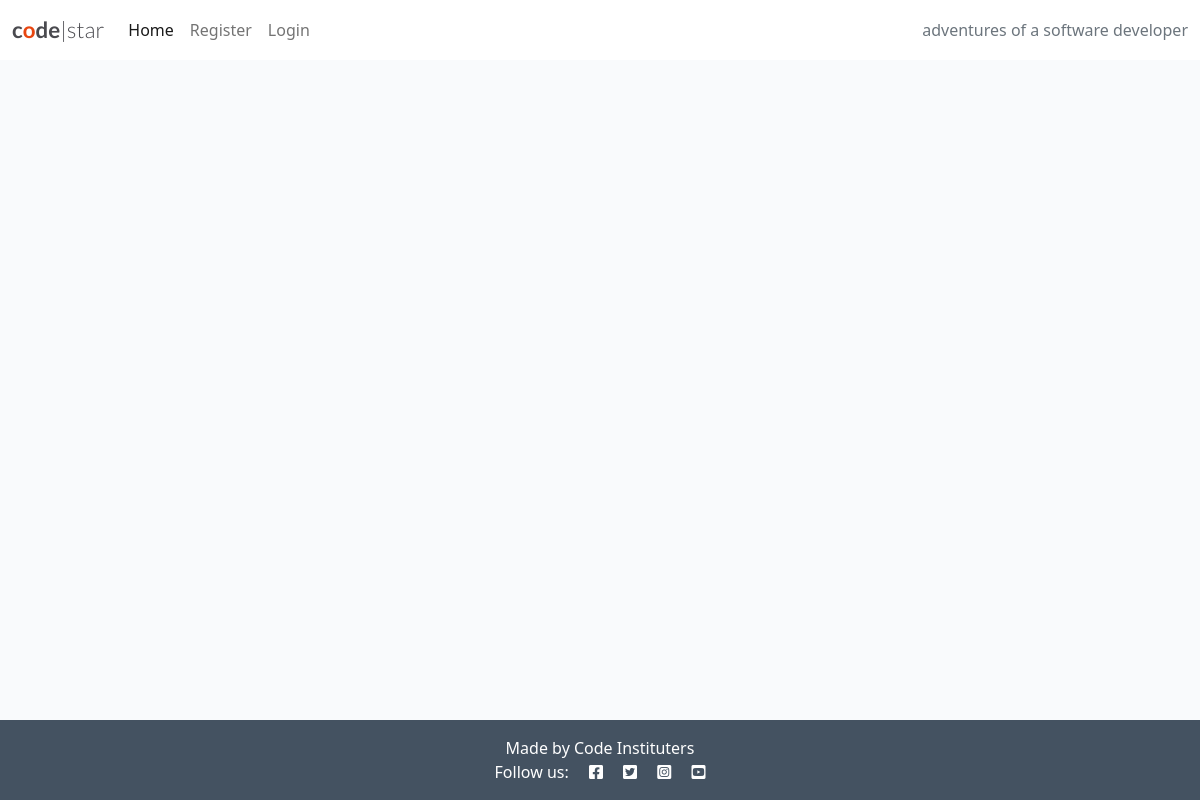
The app's page /, older data.
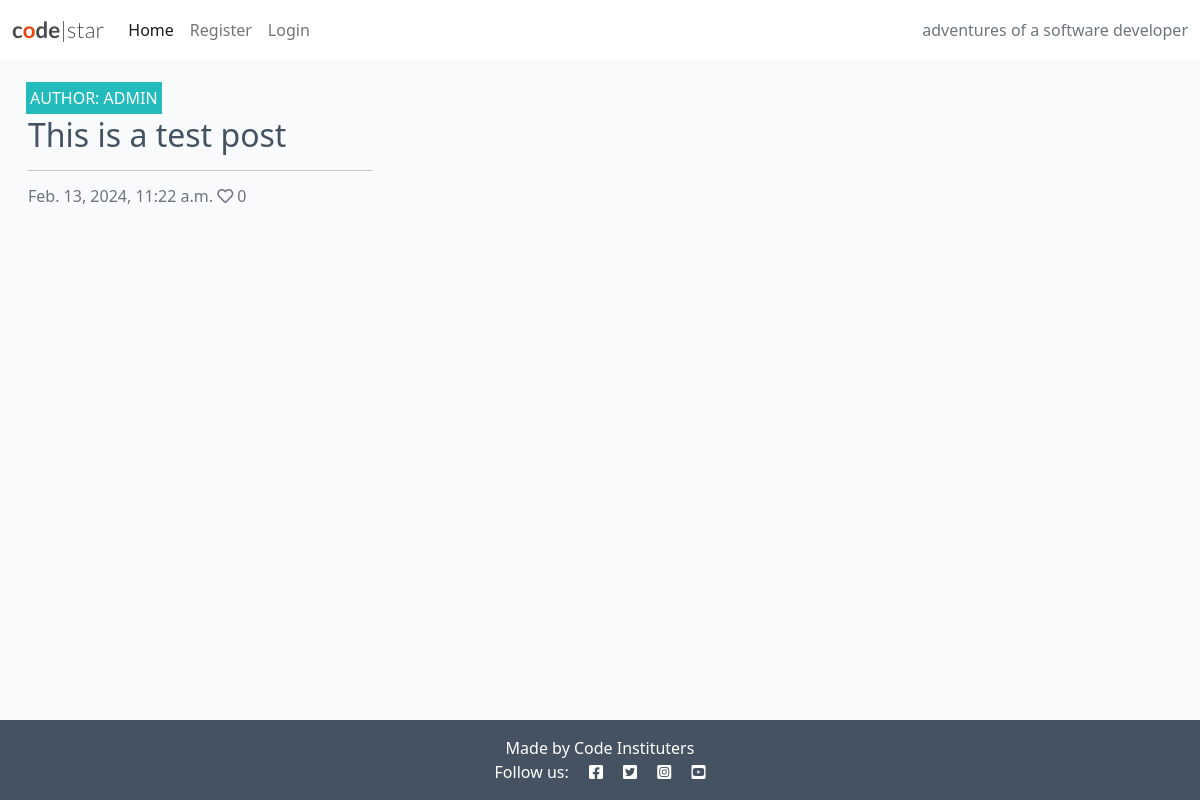
The same page, newer data.
### blog/models.py (models this page shows, shortened)
class Post(models.Model):
    title = models.CharField(max_length=200, unique=True)
    slug = models.SlugField(max_length=200, unique=True)
    author = models.ForeignKey(
        User, on_delete=models.CASCADE, related_name="blog_posts"
    )
    featured_image = CloudinaryField('image', default='placeholder')
    excerpt = models.TextField(blank=True)
    updated_on = models.DateTimeField(auto_now=True)
    content = models.TextField()
    created_on = models.DateTimeField(auto_now_add=True)
    status = models.IntegerField(choices=STATUS, default=0)
    likes = models.ManyToManyField(
        User, related_name='blogpost_like', blank=True)
    class Meta:
        ordering = ["-created_on"]
    def number_of_likes(self):
        return self.likes.count()

### blog/views.py (the view)
# urls.py: path('', views.PostList.as_view(), name='home'),
class PostList(generic.ListView):
    model = Post
    queryset = Post.objects.filter(status=1).order_by("-created_on")
    template_name = "index.html"
    paginate_by = 6

### templates/index.html (shortened to what this page needs)
{% extends "base.html" %}
{% block content %}
<div class="container-fluid">
    <div class="row">
        <div class="col-12 mt-3 left">
            <div class="row">
                {% for post in post_list %}
                <div class="col-md-4">
                    <div class="card mb-4">
                        <div class="card-body">
                            <div class="image-container">
                                <div class="image-flash">
                                    <p class="author">Author: {{ post.author }}</p>
                                </div>
                            </div>
                            <a href="{% url 'post_detail' post.slug  %}" class="post-link">
                                <h2 class="card-title">{{ post.title }}</h2>
                            </a>
                            <hr />
                            <p class="card-text text-muted h6">{{ post.created_on}} <i class="far fa-heart"></i>
                                {{ post.number_of_likes }}</p>
                        </div>
                    </div>
                </div>
                {% endfor %}
            </div>
        </div>
    </div>
</div>
{%endblock%}

Row changes from the older to the newer data that the page shows:
added Post: author "ADMIN", title "This is a test post", created_on "Feb. 13, 2024, 11:22 a.m.", number_of_likes "0"
